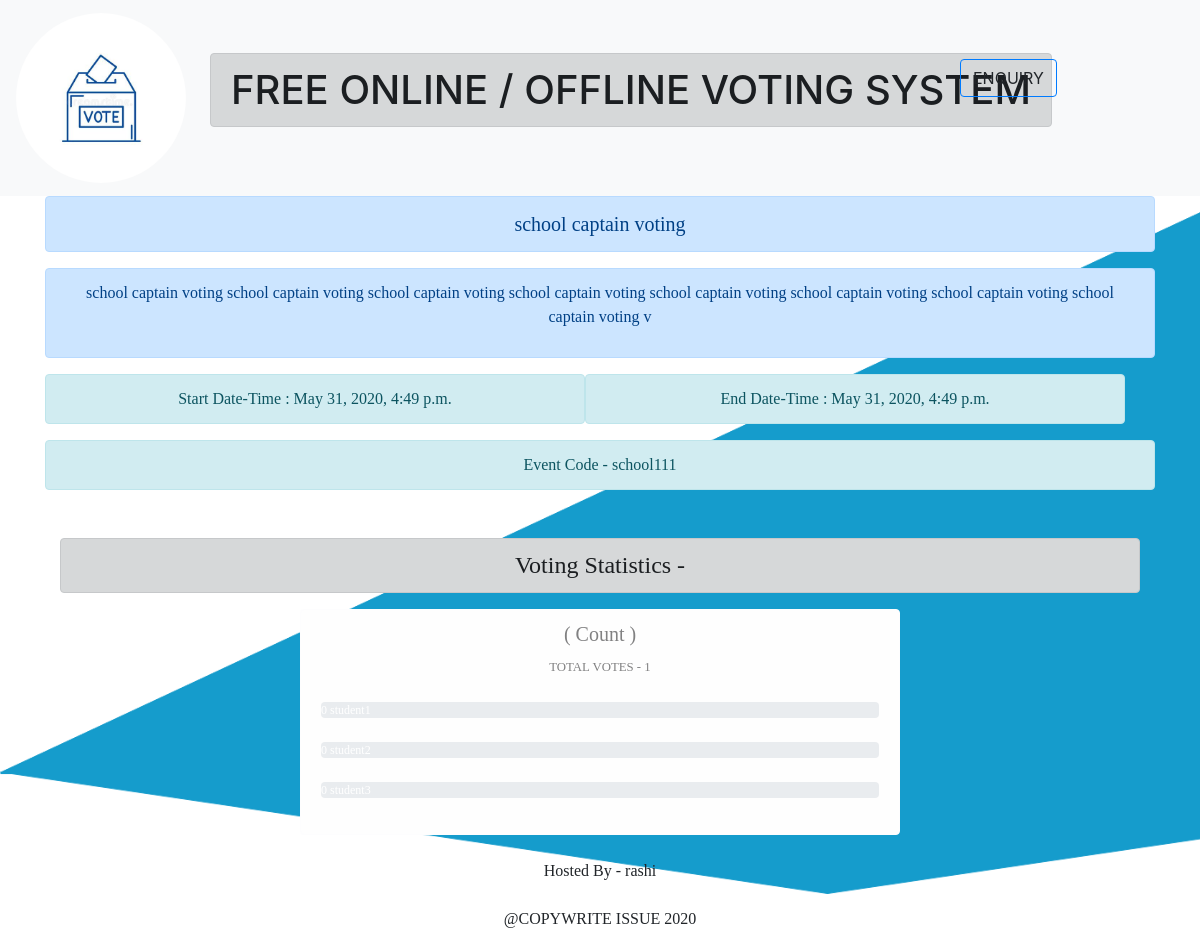
Page /event_page/school111/ on the earlier database version.
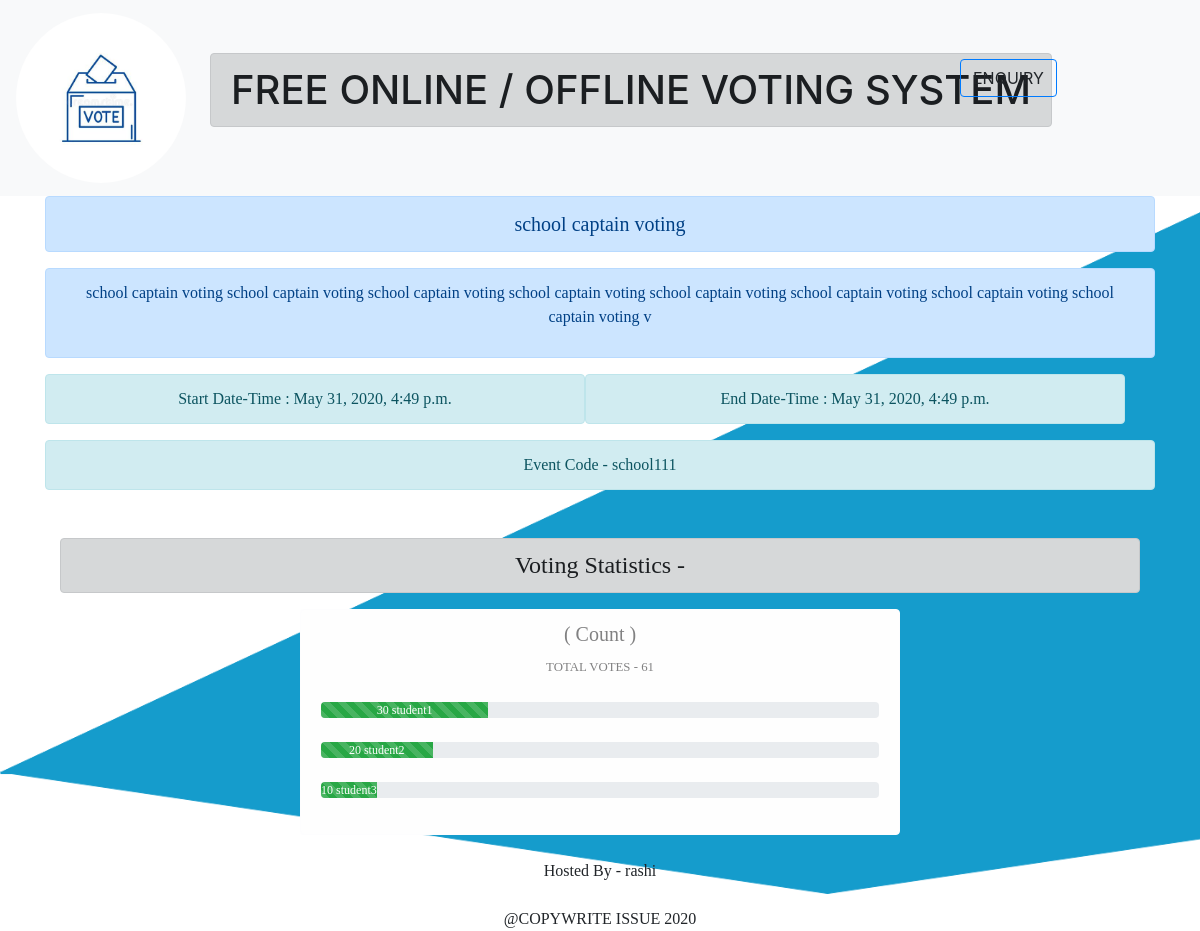
Same page on the later database version.
### voting_app/models.py (models this page shows)
class Events(models.Model):
    event_name = models.CharField(max_length=200)
    event_code = models.CharField(max_length=20)
    referal_code = models.CharField(max_length=20)
    hosted_by = models.ForeignKey(User, default=1, on_delete=models.CASCADE)
    event_description = models.TextField()
    event_status = models.IntegerField(default=0)
    starting_date = models.DateTimeField(default=None)
    ending_date = models.DateTimeField(default=None)

class Options(models.Model):
    option_name = models.CharField(max_length=100)
    count = models.IntegerField(default=0)
    event_code = models.CharField(max_length=200)

### voting_app/views.py (the view, shortened to what this page needs)
# urls.py: path('event_page/<event_code>/', views.event_page, name='event_page'),
def event_page(request, event_code):
    msg_flag = 0
    already_flag = 0
    event = Events.objects.get(event_code=event_code)
    options = Options.objects.filter(event_code=event_code)
    total_count = 1
    percs = []
    for option in options:
        total_count += option.count
    for option in options:
        per = (option.count*100) / total_count
        percs.append(per)
    max_vote = 0
    winner = ''
    for option in options:
        if option.count > max_vote:
            max_vote = option.count
            winner = option.option_name
    return render(request, 'voting_app/event_page.html', {'event_code': event_code, 'event': event, 'total_count': total_count, 'options': options, 'percs': percs, 'winner': winner, 'msg_flag': msg_flag, 'already_flag': already_flag})

### voting_app/templates/voting_app/event_page.html (shortened to what this page needs)
{% load static %}
<!DOCTYPE html>
<html lang="en">
<head>
    <link rel="stylesheet" href="{% static 'voting_app/css/bootstrap.min.css' %}">
</head>
<body>
    <nav class="navbar navbar-expand-lg transparent navbar-light bg-light" style="background: transparent;">
        <a class="navbar-brand mt-0" href="{% url 'index' %}"><img src="{% static 'voting_app/images/vote2.jpg' %}" width=170 alt="" style='border-radius:100px;'></a>
        <div class="" id="navbarSupportedContent">
          <ul class="navbar-nav mr-auto">
            <li class="nav-item active">
              <a class="nav-link" href="{% url 'index' %}"><h1 class="alert alert-dark">FREE ONLINE / OFFLINE VOTING SYSTEM</h1></a>
            </li>
            <li class="nav-item active">
                <a onclick="display()" id="toggler" role="button" class='btn btn-outline-primary' style='position:absolute;left:80%;top:30%;'>ENQUIRY</a>
            </li>
        </ul>
        </div>
    </nav>
    <div id='details' class="container" style="font-family:verdana;">
        <div class="container alert alert-primary  text-center" style='font-size:20px;'>{{event.event_name}}</div>
        <div class="container text-center alert alert-primary">
            <p>{{event.event_description}}</p>
        </div>
        <div class="container row ">
            <div class="col-sm-6 alert alert-info text-center ">Start Date-Time : {{event.starting_date}}</div>
            <div class="col-sm-6 alert alert-info text-center ">End Date-Time : {{event.ending_date}}</div>
        </div>
        <div class="container text-center alert alert-info">Event Code - {{event_code}}</div>
        <div class="container mt-5 text-center">
            <h4 class="alert alert-dark">Voting Statistics - </h4>
            <div class="container mb-4 alert alert-light" style='width:600px;'>
                <h5 class='title'>( Count )</h5>
                <small>TOTAL VOTES - {{total_count}}</small>
            {% for option in options %}
                <div class="progress mt-4 mb-4">
                    <div class="progress-bar bg-success progress-bar-striped active" role="progressbar" style='width:{{option.count}}%;'>{{option.count}} {{option.option_name}}</div>
                </div>
            {% endfor %}
            </div>
        <div class="container transparent mb-5">Hosted By - {{event.hosted_by}}</div>
    </div>
    <footer class="footer text-center fixed-bottom">
        @COPYWRITE ISSUE 2020
    </footer>
</body>
</html>

Differences in the rows shown:
changed Options "student1": count (not shown) → "30"
changed Options "student2": count (not shown) → "20"
changed Options "student3": count (not shown) → "10"
Other differences:
{{ total_count }}: "1" → "61"
